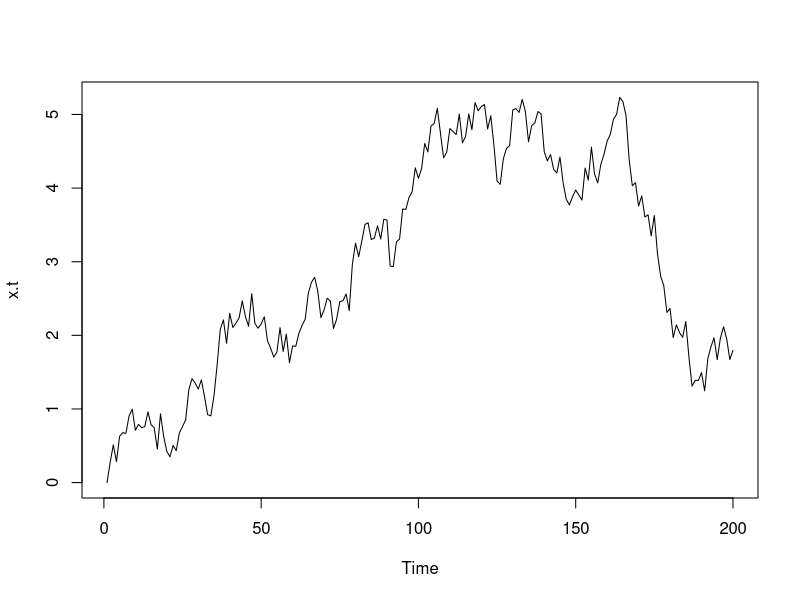
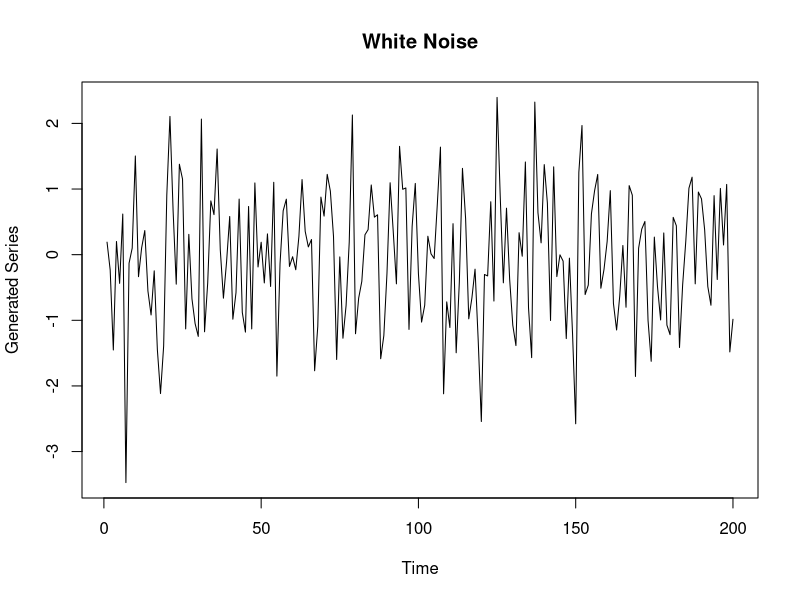
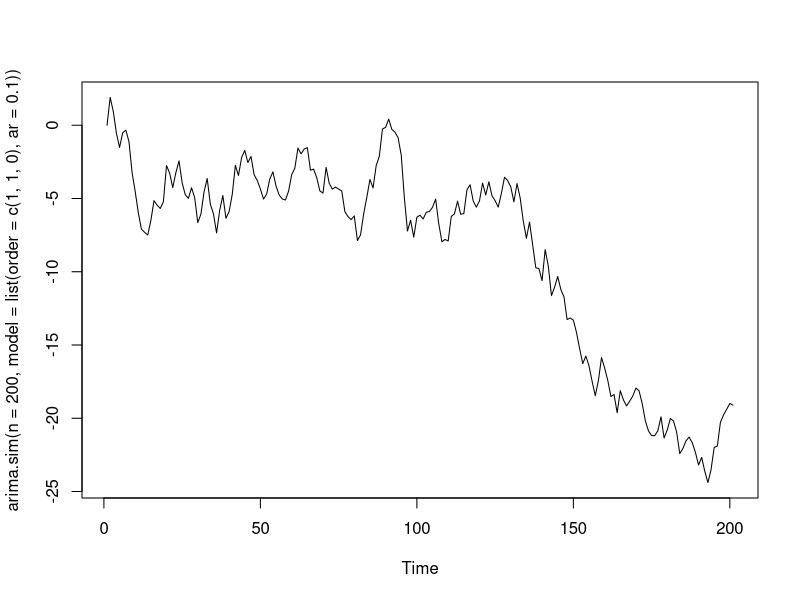
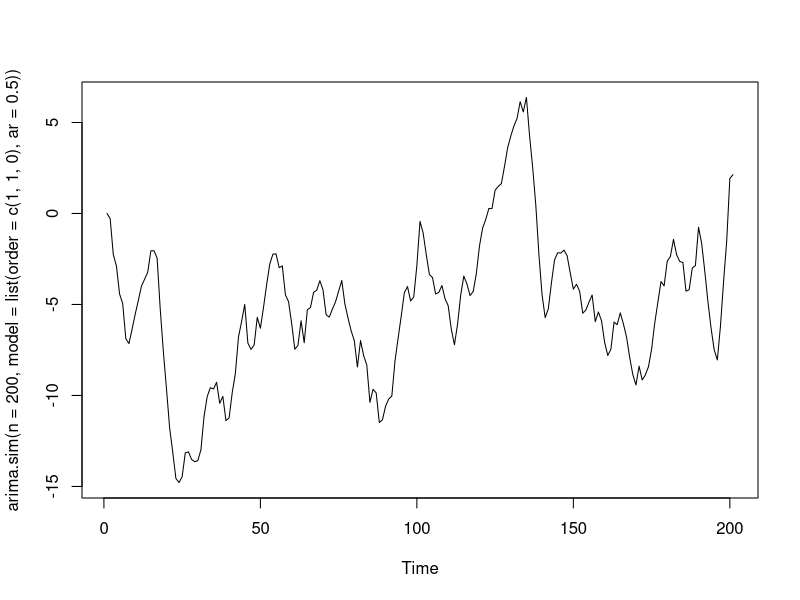
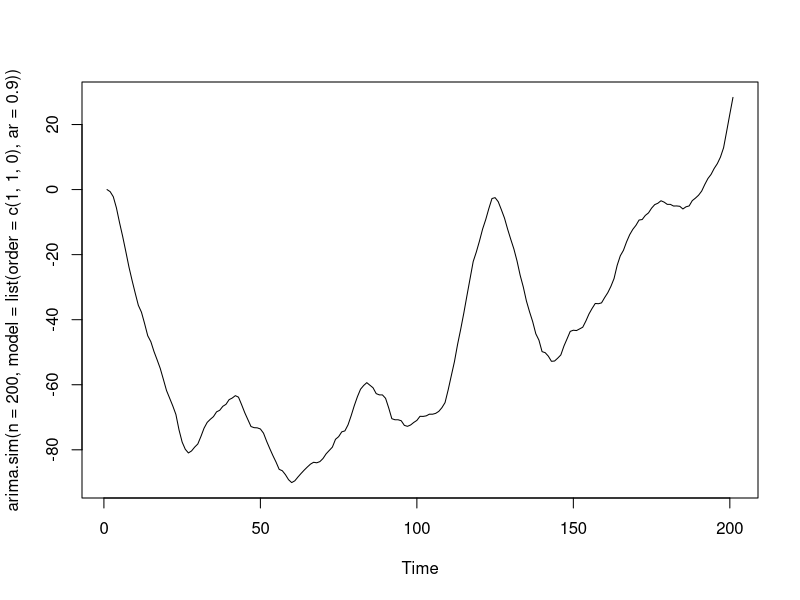

Reproduce these figures in R, in order.
## ---- chunk 1

n = 200
set.seed(1123)
w = rnorm(n, sd = .25)


x.t = 0

for (i in 2:n) {
  x.t[i] = x.t[i-1] + w[i]
}

plot.ts(x.t)


ylab = "Generated Series"

plot(arima.sim(n = 200, model = list(order = c(0, 0, 0))), 
     main = "White Noise", ylab = ylab)


plot(arima.sim(n = 200, model = list(order = c(1, 1, 0), ar = .1)))
plot(arima.sim(n = 200, model = list(order = c(1, 1, 0), ar = .5)))
plot(arima.sim(n = 200, model = list(order = c(1, 1, 0), ar = .9)))
